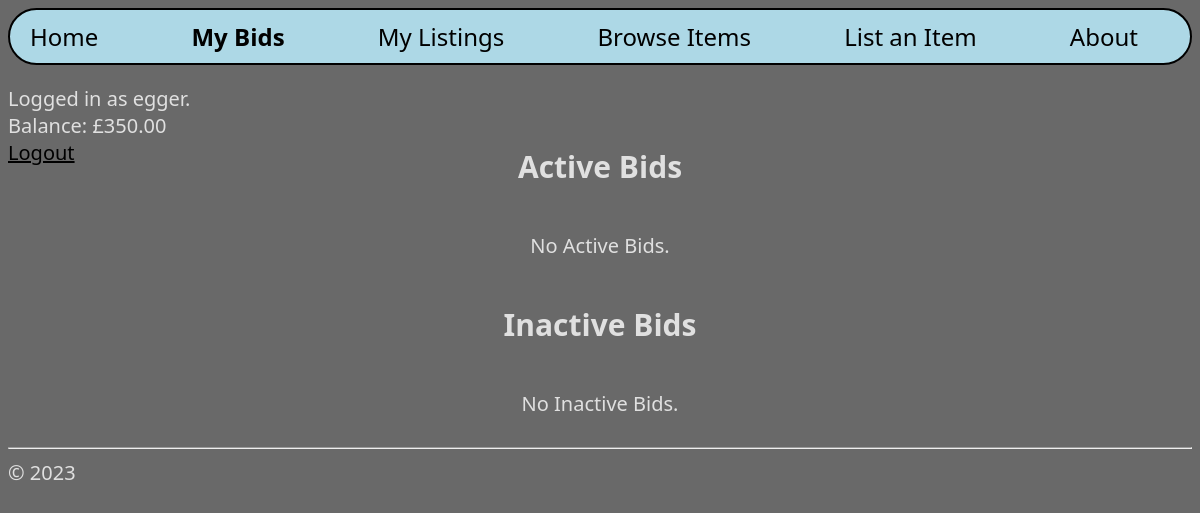
The page /userBids/ (signed in) on the database as committed earlier.
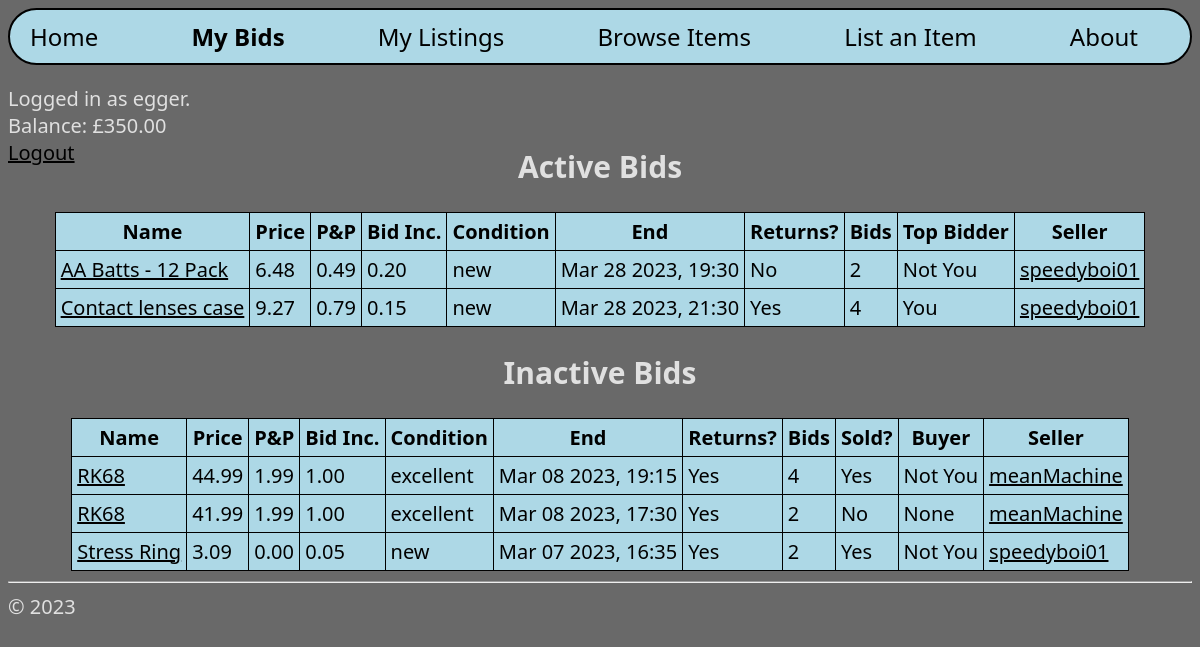
The same page on the database as committed later.
### hello/models.py (models this page shows, shortened)
class Items(models.Model):
    name = models.CharField(max_length=50)
    price = models.DecimalField(decimal_places=2, max_digits=10)
    postageCost = models.DecimalField(decimal_places=2, max_digits=10)
    bidIncrement = models.DecimalField(decimal_places=2, max_digits=10)
    conditionChoices = [
        ("new", "New"),
        ("excellent", "Excellent"),
        ("good", "Good"),
        ("used", "Used"),
        ("refurbished", "Refurbished"),
        ("partsOnly", "Parts Only"),
    ]
    condition = models.CharField(max_length=20, choices=conditionChoices)
    endDateTime = models.DateTimeField()
    acceptReturns = models.BooleanField(default=False)
    description = models.TextField(max_length=1000)
    numBids = models.IntegerField(default=0)
    bidders = models.CharField(max_length=999999999, default='[]')
    sold = models.BooleanField(default=False)
    buyerId = models.ForeignKey(Accounts, to_field="id", on_delete=models.DO_NOTHING, related_name="bId", blank=True, null=True)
    sellerId = models.ForeignKey(Accounts, to_field="id", on_delete=models.DO_NOTHING, related_name="sId", blank=True, null=True)
    def getBidders(self):
        return json.loads(self.bidders)
    def setBidders(self, value):
        self.bidders = json.dumps(value)
    biddersProperty = property(getBidders, setBidders)

class Accounts(models.Model):
    user=models.OneToOneField(User, on_delete=models.CASCADE)
    address=models.CharField(max_length=40)
    balance=models.DecimalField(decimal_places=2, max_digits=10, default=0, validators=[MinValueValidator(0)])
    class Meta:
        constraints = (
            CheckConstraint(
                check=Q(balance__gte=0),
                name="minBalance"),
            )
    def __str__(self):
        return str(self.id)

class EndedItems(models.Model):
    name = models.CharField(max_length=50)
    salePrice = models.DecimalField(decimal_places=2, max_digits=10)
    postageCost = models.DecimalField(decimal_places=2, max_digits=10)
    bidIncrement = models.DecimalField(decimal_places=2, max_digits=10)
    conditionChoices = [
        ("new", "New"),
        ("excellent", "Excellent"),
        ("good", "Good"),
        ("used", "Used"),
        ("refurbished", "Refurbished"),
        ("partsOnly", "Parts Only"),
    ]
    condition = models.CharField(max_length=20, choices=conditionChoices)
    endDateTime = models.DateTimeField("Date/Time Logged")
    acceptReturns = models.BooleanField()
    description = models.TextField(max_length=1000)
    numBids = models.IntegerField()
    bidders = models.CharField(max_length=999999999, default='[]')
    sold = models.BooleanField()
    buyerId = models.IntegerField(blank=True, null=True)
    sellerId = models.IntegerField()
    destinationAddress = models.CharField(max_length=40, blank=True, null=True)
    def getBidders(self):
        return json.loads(self.bidders)
    def setBidders(self, value):
        self.bidders = json.dumps(value)
    biddersProperty = property(getBidders, setBidders)

### hello/views.py (the view)
# urls.py: path("userBids/", views.userBids, name="userBids"),
def userBids(request):
    items = Items.objects.all().order_by("endDateTime")
    myCurrentItems = []
    for item in items:
        if request.user.pk in item.getBidders():
            myCurrentItems.append(item)
    eItems = EndedItems.objects.all().order_by("-endDateTime")
    myOldItems = []
    for item in eItems:
        if request.user.pk in item.getBidders():
            myOldItems.append(item)
    return render(
        request, "hello/userBids.html",
        {
        "username": getUsernameBalance(request)[0],
        "balance": str(getUsernameBalance(request)[1]),
        "myCurrentItems": myCurrentItems,
        "myOldItems": myOldItems,
        }
        )

### hello/templatetags/myTags.py (called while the page is built)
@register.simple_tag
def idToUsername(id):
    return Accounts.objects.get(pk=id).user.username

### hello/views.py (called while the page is built)
def getUsernameBalance(request):
    username = None
    balance = None
    if request.user.is_authenticated:
        username = request.user.username
        pK = request.user.pk
        balance = Accounts.objects.get(user__pk=pK).balance
    return (username, balance)

### hello/templates/hello/userBids.html (shortened to what the changed rows need)
{% extends "hello/layout.html" %}
{% load myTags %}
{% block subheader %}
<h2 style="margin-top: -40px;">Active Bids</h2>
{% endblock %}
{% block content %}
    <table>
    {% if myCurrentItems %}
        <thead>
        <tr>
            <th>Name</th>
            <th>Price</th>
            <th>P&P</th>
            <th>Bid Inc.</th>
            <th>Condition</th>
            <th>End</th>
            <th>Returns?</th>
            <th>Bids</th>
            <th>Top Bidder</th>
            <th>Seller</th>
        </tr>
        </thead>
    {% endif %}
        <tbody>
            {% for item in myCurrentItems %}
                <tr>
                    <td class="limitedRow"><a href="{% url 'itemDetail' pk=item.pk %}">{{item.name}}</a></td>
                    <td>{{item.price}}</td>
                    <td>{{item.postageCost}}</td>
                    <td>{{item.bidIncrement}}</td>
                    <td>{{item.condition}}</td>
                    <td>{{item.endDateTime|date:"M d Y, H:i"}}</td>
                    {% if item.acceptReturns %}
                        <td>Yes</td>
                    {% else %}
                        <td>No</td>
                    {% endif %}
                    <td>{{item.numBids}}</td>
                    {% idToUsername item.buyerId_id as buyerUsername %}
                    {% if buyerUsername != username %}
                        <td>Not You</a></td>
                    {% else %}
                        <td>You</td>
                    {% endif %}
                    <td><a href="{% url 'userListings' pk=item.sellerId %}">{% idToUsername item.sellerId_id %}</a></td>
                </tr>
            {% empty %}
                <p style="color: rgb(224, 224, 224)">No Active Bids.</p>
            {% endfor %}
        </tbody>
    </table>
{% endblock %}
{% block additionalContent %}
<div class="centralContainer">
    <h2>Inactive Bids</h2>
</div>
<div class="centralContainer">
    <table>
    {% if myOldItems %}
        <thead>
        <tr>
            <th>Name</th>
            <th>Price</th>
            <th>P&P</th>
            <th>Bid Inc.</th>
            <th>Condition</th>
            <th>End</th>
            <th>Returns?</th>
            <th>Bids</th>
            <th>Sold?</th>
            <th>Buyer</th>
            <th>Seller</th>
        </tr>
        </thead>
    {% endif %}
        <tbody>
        {% for item in myOldItems %}
            <tr>
                <td class="limitedRow"><a href="{% url 'endedItemDetail' pk=item.pk %}">{{item.name}}</a></td>
                <td>{{item.salePrice}}</td>
                <td>{{item.postageCost}}</td>
                <td>{{item.bidIncrement}}</td>
                <td>{{item.condition}}</td>
                <td>{{item.endDateTime|date:"M d Y, H:i"}}</td>
                {% if item.acceptReturns %}
                    <td>Yes</td>
                {% else %}
                    <td>No</td>
                {% endif %}
                <td>{{item.numBids}}</td>
                {% if item.sold %}
                    <td>Yes</td>
                {% else %}
                    <td>No</td>
                {% endif %}
                {% if item.buyerId %}
                    {% idToUsername item.buyerId as buyerUsername %}
                    {% if buyerUsername != username %}
                        <td>Not You</a></td>
                    {% else %}
                        <td>You</td>
                    {% endif %}
                {% else %}
                    <td>None</td>
                {% endif %}
                <td><a href="{% url 'userListings' pk=item.sellerId %}">{% idToUsername item.sellerId %}</a></td>
            </tr>
        {% empty %}
            <p style="color: rgb(224, 224, 224)">No Inactive Bids.</p>
        {% endfor %}
        </tbody>
    </table>
</div>
{% endblock %}

Rows that differ between the two databases and show on the page:
now on this page (row edited): Items: name "AA Batts - 12 Pack", price "6.48", postageCost "0.49", bidIncrement "0.20", condition "new", endDateTime "Mar 28 2023, 19:30", acceptReturns "No", numBids "2", shows "Not You", sellerId.username "speedyboi01"
now on this page (row edited): Items: name "Contact lenses case", price "9.27", postageCost "0.79", bidIncrement "0.15", condition "new", endDateTime "Mar 28 2023, 21:30", acceptReturns "Yes", numBids "4", shows "You", sellerId.username "speedyboi01"
now on this page (row edited): EndedItems: name "RK68", salePrice "44.99", postageCost "1.99", bidIncrement "1.00", condition "excellent", endDateTime "Mar 08 2023, 19:15", acceptReturns "Yes", numBids "4", sold "Yes", buyerId "Not You", sellerId.username "meanMachine"
now on this page (row edited): EndedItems: name "RK68", salePrice "41.99", postageCost "1.99", bidIncrement "1.00", condition "excellent", endDateTime "Mar 08 2023, 17:30", acceptReturns "Yes", numBids "2", sold "No", shows "None", sellerId.username "meanMachine"
now on this page (row edited): EndedItems: name "Stress Ring", salePrice "3.09", postageCost "0.00", bidIncrement "0.05", condition "new", endDateTime "Mar 07 2023, 16:35", acceptReturns "Yes", numBids "2", sold "Yes", buyerId "Not You", sellerId.username "speedyboi01"
Other text that changed with them:
text no longer shown: "No Active Bids. No Inactive Bids."
text now shown: "Name Price P&P Bid Inc. Condition End Returns? Bids Top Bidder Seller Name Price P&P Bid Inc. Condition End Returns? Bids Sold? Buyer Seller"
